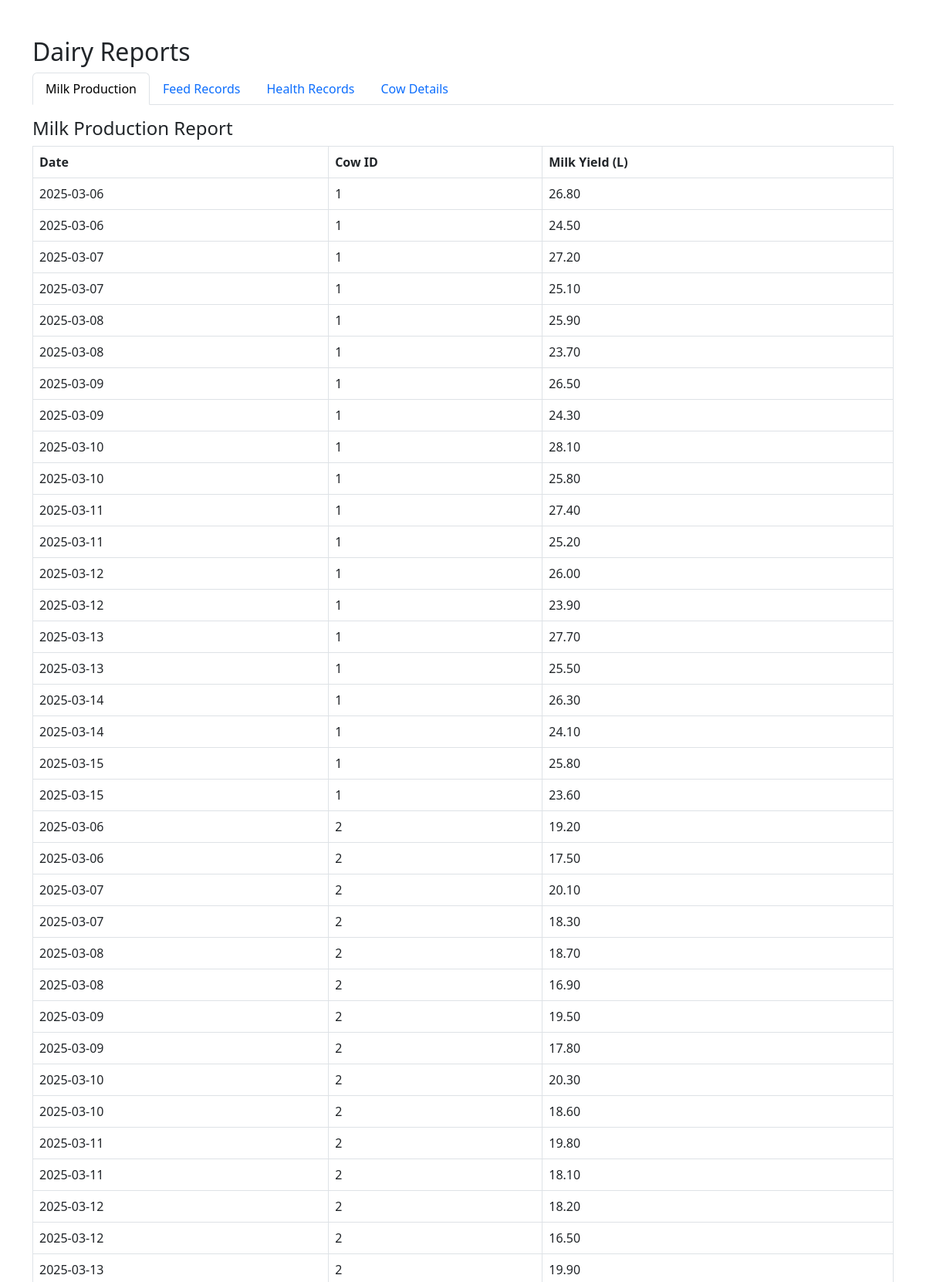
Page /Dairy/reports/generate_report.php (signed in, upper part) on the committed database.
### tables this page shows
CREATE TABLE `milk_production` (
  `id` int(11) NOT NULL,
  `cow_id` varchar(50) NOT NULL,
  `date` date NOT NULL,
  `milk_yield` decimal(10,2) NOT NULL,
  `notes` text DEFAULT NULL
);

### Dairy/models/MilkProduction.php (called while the page is built, shortened)
<?php
class MilkProduction {
    private $pdo;
    public function __construct($pdo) {
        $this->pdo = $pdo;
    }
    public function getMilkRecords(int $cowId = null, string $startDate = null, string $endDate = null): array {
        $sql = "SELECT cow_id, date, milk_yield, notes FROM milk_production";
        $params = [];
        try {
            $stmt = $this->pdo->prepare($sql);
            $stmt->execute($params);
            return $stmt->fetchAll(PDO::FETCH_ASSOC);
        } catch (PDOException $e) {
            error_log("Database error (getMilkRecords): " . $e->getMessage());
            return [];
        }
    }
}
?>

### Dairy/reports/generate_report.php (the view, shortened to what this page needs)
<?php
require_once('../config/database.php');
require_once('../models/MilkProduction.php');
$milkProduction = new MilkProduction($pdo);
$milkRecords = $milkProduction->getMilkRecords();
?>
<!DOCTYPE html>
<html lang="en">
<head>
    <link href="https://cdn.jsdelivr.net/npm/bootstrap@5.3.0/dist/css/bootstrap.min.css" rel="stylesheet">
</head>
<body>
<div class="container mt-5">
    <h2>Dairy Reports</h2>
    <ul class="nav nav-tabs">
        <li class="nav-item"><a class="nav-link active" data-bs-toggle="tab" href="#milk">Milk Production</a></li>
        <li class="nav-item"><a class="nav-link" data-bs-toggle="tab" href="#feed">Feed Records</a></li>
        <li class="nav-item"><a class="nav-link" data-bs-toggle="tab" href="#health">Health Records</a></li>
        <li class="nav-item"><a class="nav-link" data-bs-toggle="tab" href="#cows">Cow Details</a></li>
    </ul>
    <div class="tab-content mt-3 print-area">
        <div class="tab-pane fade show active" id="milk">
            <h4>Milk Production Report</h4>
            <table class="table table-bordered">
                <thead><tr><th>Date</th><th>Cow ID</th><th>Milk Yield (L)</th></tr></thead>
                <tbody>
                    <?php foreach ($milkRecords as $record): ?>
                        <tr>
                            <td><?= htmlspecialchars($record['date']) ?></td>
                            <td><?= htmlspecialchars($record['cow_id']) ?></td>
                            <td><?= htmlspecialchars($record['milk_yield']) ?></td>
                        </tr>
                    <?php endforeach; ?>
                </tbody>
            </table>
        </div>
    </div>
</div>
</body>
</html>

### rows in the picture
milk_production: date "2025-03-06", cow "1", milk_yield "26.80"
milk_production: date "2025-03-06", cow "1", milk_yield "24.50"
milk_production: date "2025-03-07", cow "1", milk_yield "27.20"
milk_production: date "2025-03-07", cow "1", milk_yield "25.10"
milk_production: date "2025-03-08", cow "1", milk_yield "25.90"
milk_production: date "2025-03-08", cow "1", milk_yield "23.70"
milk_production: date "2025-03-09", cow "1", milk_yield "26.50"
milk_production: date "2025-03-09", cow "1", milk_yield "24.30"
milk_production: date "2025-03-10", cow "1", milk_yield "28.10"
milk_production: date "2025-03-10", cow "1", milk_yield "25.80"
milk_production: date "2025-03-11", cow "1", milk_yield "27.40"
milk_production: date "2025-03-11", cow "1", milk_yield "25.20"
milk_production: date "2025-03-12", cow "1", milk_yield "26.00"
milk_production: date "2025-03-12", cow "1", milk_yield "23.90"
milk_production: date "2025-03-13", cow "1", milk_yield "27.70"
milk_production: date "2025-03-13", cow "1", milk_yield "25.50"
milk_production: date "2025-03-14", cow "1", milk_yield "26.30"
milk_production: date "2025-03-14", cow "1", milk_yield "24.10"
milk_production: date "2025-03-15", cow "1", milk_yield "25.80"
milk_production: date "2025-03-15", cow "1", milk_yield "23.60"
milk_production: date "2025-03-06", cow "2", milk_yield "19.20"
milk_production: date "2025-03-06", cow "2", milk_yield "17.50"
milk_production: date "2025-03-07", cow "2", milk_yield "20.10"
milk_production: date "2025-03-07", cow "2", milk_yield "18.30"
milk_production: date "2025-03-08", cow "2", milk_yield "18.70"
milk_production: date "2025-03-08", cow "2", milk_yield "16.90"
milk_production: date "2025-03-09", cow "2", milk_yield "19.50"
milk_production: date "2025-03-09", cow "2", milk_yield "17.80"
milk_production: date "2025-03-10", cow "2", milk_yield "20.30"
milk_production: date "2025-03-10", cow "2", milk_yield "18.60"
milk_production: date "2025-03-11", cow "2", milk_yield "19.80"
milk_production: date "2025-03-11", cow "2", milk_yield "18.10"
milk_production: date "2025-03-12", cow "2", milk_yield "18.20"
milk_production: date "2025-03-12", cow "2", milk_yield "16.50"
milk_production: date "2025-03-13", cow "2", milk_yield "19.90"
